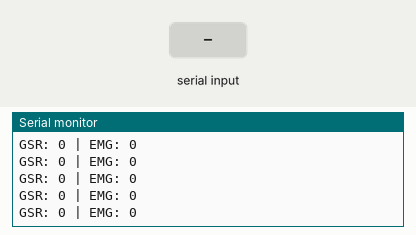
Bench run of a sketch on a simulated Arduino Uno, built with avr-gcc and run on an emulated ATmega328P. Shown: the last lines printed to the serial monitor. The inputs (shaded band) are chosen by the test bench.

Above: at 1.2 s.
1.3 s: "30,150\n" received over Serial
At 2.0 s:
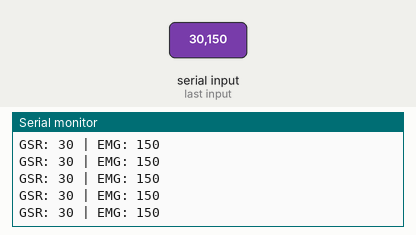
4.3 s: "90,45\n" received over Serial
At 5.3 s:
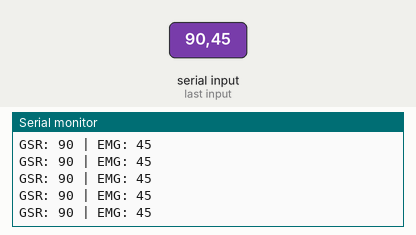
7.3 s: "5\n" received over Serial
At 8.3 s:
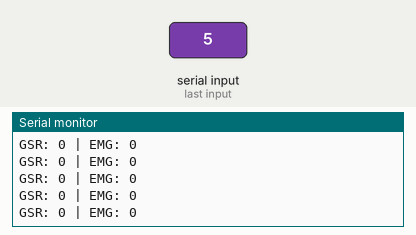
10.3 s: "90,45\n" received over Serial
13.3 s: "90\n" received over Serial
16.3 s: "30,150\n" received over Serial
At 17.4 s:
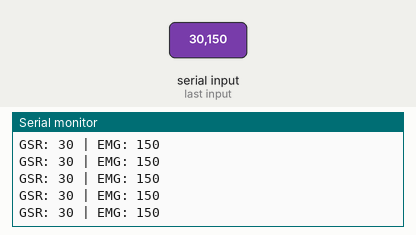
Timing chart, 0 to 19.3 s (numbered marks = the images above; inputs shaded):
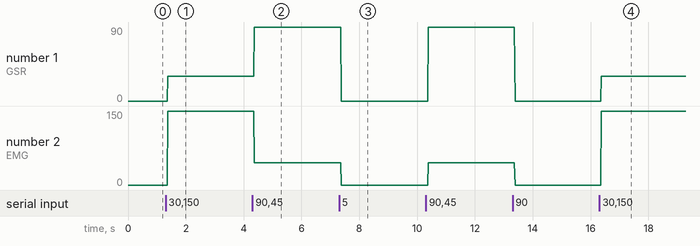

The sketch:

NodeMCU_code.ino
```cpp
String receivedData = "";  // Variable to store incoming serial data
int gsrValue = 0;          // Variable for GSR value
int emgValue = 0;          // Variable for EMG value


void setup() {
  Serial.begin(9600);  // Initialize Serial communication
}

void loop() {
  if (Serial.available()) {
    receivedData = Serial.readStringUntil('\n');  // Read the string until newline
    parseData(receivedData);                      // Parse the received string
  }

  // Debugging output to Serial Monitor
  Serial.print("GSR: ");
  Serial.print(gsrValue > 0 ? gsrValue : 0);  // Ensure valid values are printed
  Serial.print(" | EMG: ");
  Serial.println(emgValue > 0 ? emgValue : 0);

}

void parseData(String data) {
  // Check if the received data contains a comma
  int commaIndex = data.indexOf(',');

  if (commaIndex != -1) {
    // If comma exists, split into GSR and EMG values
    String gsrString = data.substring(0, commaIndex);   // Extract GSR part
    String emgString = data.substring(commaIndex + 1);  // Extract EMG part

    // Trim the extracted strings
    gsrString.trim();
    emgString.trim();

    // Convert the strings to integers
    gsrValue = gsrString.toInt();
    emgValue = emgString.toInt();
  } else {
    // If no comma, reset the values (invalid data received)
    gsrValue = 0;
    emgValue = 0;
  }
}
```

Measured:
- after the input at 1.3 s, the serial monitor: prints a new line after 0.08 s (image 1)
- after the input at 4.3 s, the serial monitor: prints a new line after 0.07 s (image 2)
- after the input at 7.3 s, the serial monitor: prints a new line after 0.08 s (image 3)
- after the input at 16.3 s, the serial monitor: prints a new line after 0.08 s (image 4)
- plotted number 1: 0 → 30 after the input at 1.3 s, 30 → 90 after the input at 4.3 s, 90 → 0 after the input at 7.3 s, 0 → 30 after the input at 16.3 s
- plotted number 2: 0 → 150 after the input at 1.3 s, 150 → 45 after the input at 4.3 s, 45 → 0 after the input at 7.3 s, 0 → 150 after the input at 16.3 s
